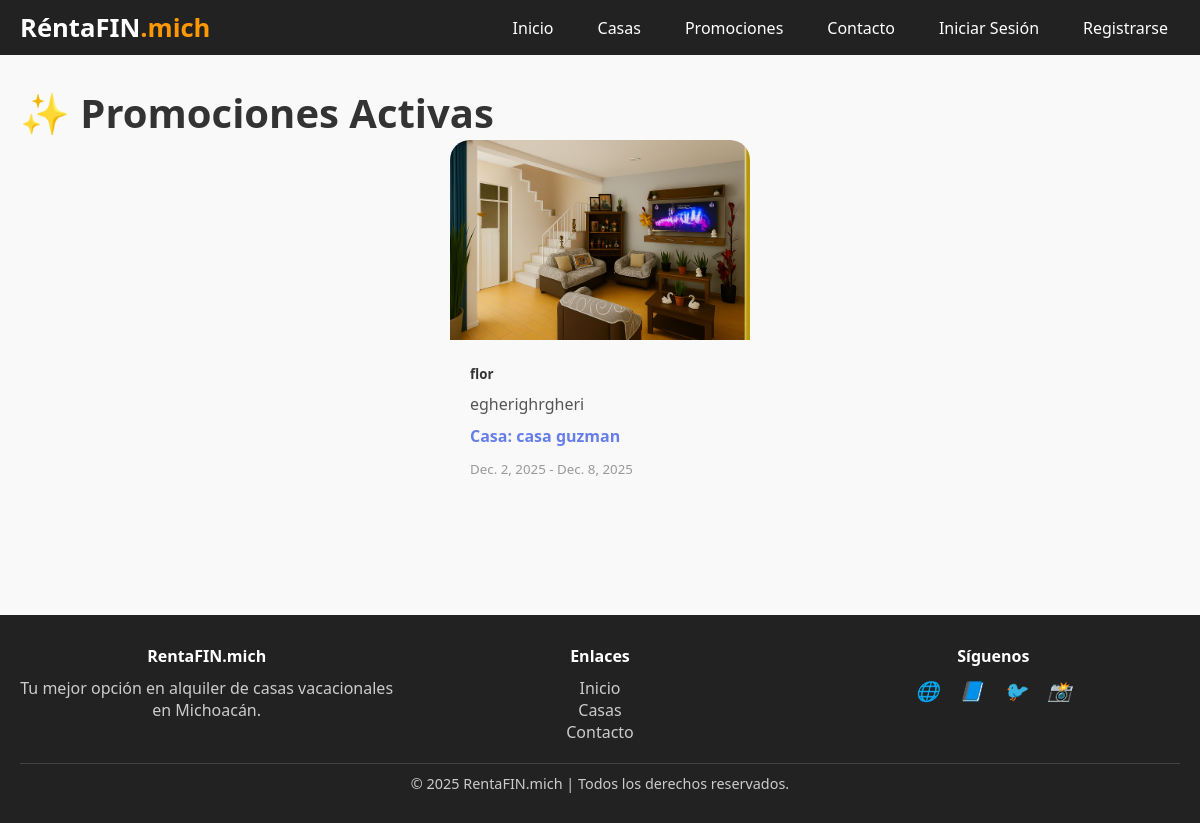
The app's page /promociones/ with its own data.
### principal/models.py (models this page shows, shortened)
class Promocion(models.Model):
    casa = models.ForeignKey(Casa, on_delete=models.CASCADE, related_name='promociones')
    titulo = models.CharField(max_length=100)
    descripcion = models.TextField()
    fecha_inicio = models.DateField()
    fecha_fin = models.DateField()
    imagen = models.ImageField(upload_to='promociones/', blank=True, null=True)

class Casa(models.Model):
    ESTADO_CHOICES = [
        ('disponible', 'Disponible'),
        ('ocupada', 'Ocupada'),
        ('mantenimiento', 'En Mantenimiento'),
    ]
    nombre = models.CharField(max_length=200)
    descripcion = models.TextField()
    ubicacion = models.CharField(max_length=300)
    precio_noche = models.DecimalField(max_digits=10, decimal_places=2)
    capacidad = models.IntegerField()
    habitaciones = models.IntegerField()
    banos = models.IntegerField()
    imagen_principal = models.ImageField(upload_to='casas/')
    estado = models.CharField(max_length=20, choices=ESTADO_CHOICES, default='disponible')
    destacada = models.BooleanField(default=False)
    fecha_creacion = models.DateTimeField(auto_now_add=True)
    fecha_actualizacion = models.DateTimeField(auto_now=True)
    class Meta:
        ordering = ['-fecha_creacion']

### principal/views.py (the view)
# urls.py: path('promociones/', views.lista_promociones, name='lista_promociones'),
def lista_promociones(request):
    hoy = timezone.now().date()
    promociones = Promocion.objects.filter(fecha_fin__gte=hoy)
    return render(request, 'inicio/lista_promociones.html', {'promociones': promociones})

### principal/templates/inicio/lista_promociones.html (shortened to what this page needs)
{% extends 'inicio/encabezado.html' %}
{% block contenido %}
<div class="container py-5 text-center">
    <h1 class="mb-5">✨ Promociones Activas</h1>
    <div class="row justify-content-center mt-4 promo-grid">
        {% for promo in promociones %}
        <div class="col-md-4 mb-4">
            <div class="card promo-card shadow-sm">
                {% if promo.imagen %}
                <img src="{{ promo.imagen.url }}" class="card-img-top promo-img" alt="{{ promo.titulo }}">
                {% endif %}
                <div class="card-body text-center">
                    <h5 class="card-title">{{ promo.titulo }}</h5>
                    <p class="card-text">{{ promo.descripcion }}</p>
                    <p class="casa-info"><strong>Casa:</strong> {{ promo.casa.nombre }}</p>
                    <small class="text-muted">{{ promo.fecha_inicio }} - {{ promo.fecha_fin }}</small>
                </div>
            </div>
        </div>
        {% empty %}
        <p class="mt-4">No hay promociones disponibles</p>
        {% endfor %}
    </div>
</div>
{% endblock %}

### principal/templates/inicio/encabezado.html (style rules this page uses)
* { margin: 0; padding: 0; box-sizing: border-box; }
body { font-family: 'Segoe UI', Tahoma, Geneva, Verdana, sans-serif; background: #f9f9f9; color: #333; }

### principal/templates/inicio/lista_promociones.html (style rules this page uses)
.container { max-width: 1200px; }
h1 { font-size: 2.5rem; color: #333333; font-weight: 700; }
.promo-grid { display: flex; flex-wrap: wrap; justify-content: center; gap: 30px; }
.promo-card { border-radius: 20px; overflow: hidden; transition: transform 0.3s ease, box-shadow 0.3s ease; }
.promo-img { height: 200px; object-fit: cover; transition: transform 0.5s ease; }
.card-body { padding: 20px; }
.card-title { font-weight: 700; color: #333333; margin-bottom: 10px; }
.card-text { color: #555555; margin-bottom: 10px; }
.casa-info { color: #667eea; font-weight: 600; margin-bottom: 10px; }
small { color: #999999; }

### records on screen
Promocion: imagen (picture), titulo "flor", descripcion "egherighrgheri", casa.nombre "casa guzman", fecha_inicio "Dec. 2, 2025", fecha_fin "Dec. 8, 2025"

### other values on screen
{{ year|default:"2025" }} "2025"
